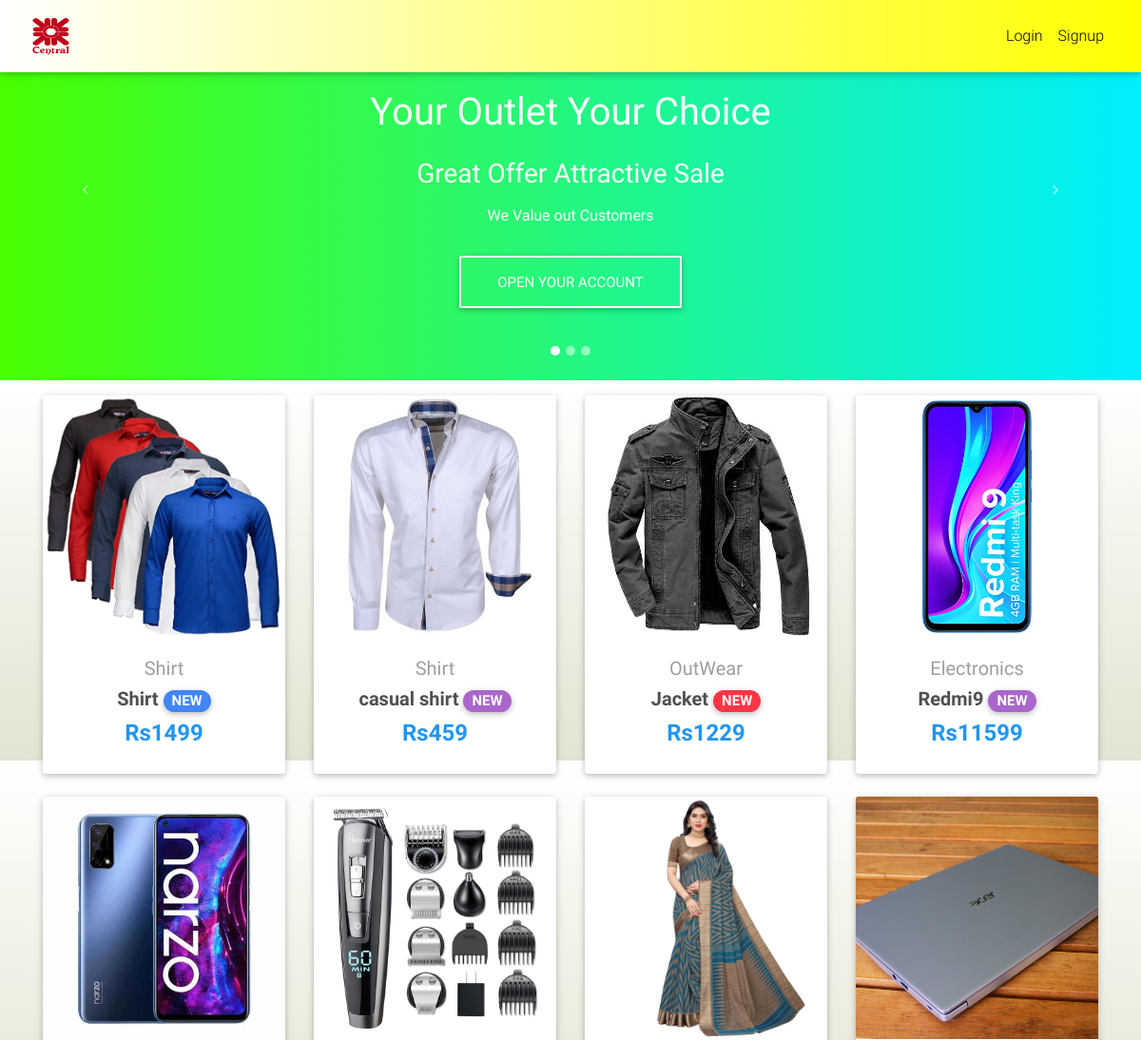
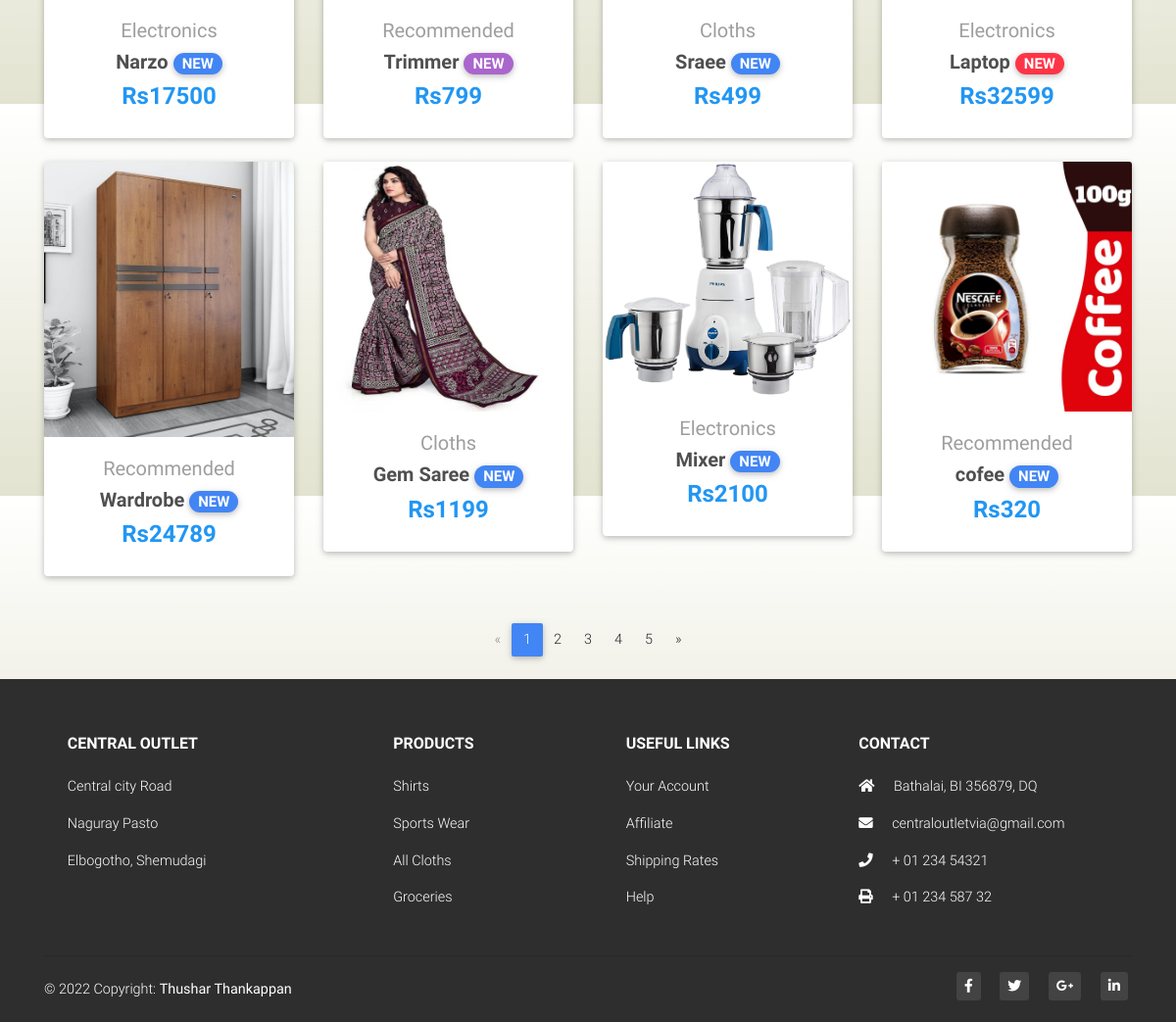
The page / on the database its author committed (2 pictures, top to bottom).
### buyapp/models.py (models this page shows, shortened)
class Item(models.Model):
    title = models.CharField(max_length=200)
    price = models.IntegerField()
    discount_price = models.IntegerField(blank=True, null=True)
    slug = models.SlugField()
    status = models.CharField(max_length=200)
    category = models.CharField(choices=CATEGORY_CHOICES, max_length=2)
    label = models.CharField(choices=LABEL_CHOICES, max_length=2)
    description = models.TextField()
    image = models.ImageField(default='default.jpg', upload_to='productImages')

### buyapp/views.py (the view)
# urls.py: path('', HomeView.as_view(), name='home'),
class HomeView(ListView):
    model = Item
    template_name = 'home.html'

### templates/home.html (shortened to what this page needs)
{% extends 'base.html' %}
{% block content %}
<div id="carousel-example-1z" class="carousel slide pt-4" data-ride="carousel">
  <ol class="carousel-indicators">
    <li data-target="#carousel-example-1z" data-slide-to="0" class="active"></li>
    <li data-target="#carousel-example-1z" data-slide-to="1"></li>
    <li data-target="#carousel-example-1z" data-slide-to="2"></li>
  </ol>
  <div class="carousel-inner" role="listbox">
    <div class="carousel-item active">
      <div class="view" style="background-image: linear-gradient(to right, rgb(72, 255, 0) , rgb(0, 238, 255)) ; background-repeat: no-repeat; background-size: cover;">
        <div class="mask d-flex justify-content-center align-items-center">
          <div class="text-center white-text mx-5 wow fadeIn">
            <h1 class="mb-4">
              <strong>Your Outlet Your Choice</strong>
            </h1>
            <p>
              <h3><strong>Great Offer Attractive Sale</strong></h3>
            </p>
            <p class="mb-4 d-none d-md-block">
              <strong>We Value out Customers</strong>
            </p>
            <a target="_blank" href="{% url 'account_signup' %}" class="btn btn-outline-white btn-lg"> Open your Account
            </a>
          </div>
        </div>
      </div>
    </div>
  </div>
  <a class="carousel-control-prev" href="#carousel-example-1z" role="button" data-slide="prev">
    <span class="carousel-control-prev-icon" aria-hidden="true"></span>
  </a>
  <a class="carousel-control-next" href="#carousel-example-1z" role="button" data-slide="next">
    <span class="carousel-control-next-icon" aria-hidden="true"></span>
  </a>
</div>
<main>
  <div class="container">
    <section class="text-center mb-4 mt-3">
      <div class="row wow fadeIn">
        {% for object in object_list %}
        <div class="col-lg-3 col-md-6 mb-4">
          <div class="card">
            <div class="view overlay">
              <img src="{{object.image.url}}" class="card-img-top"
                alt="">
            </div>
            <div class="card-body text-center">
              <a href="" class="grey-text">
                <h5>{{object.get_category_display}}</h5>
              </a>
              <h5>
                <strong>
                  <a href="{% url 'product' object.slug %}" class="dark-grey-text">{{object.title}}
                    <span class="badge badge-pill {{object.get_label_display}}-color">NEW</span>
                  </a>
                </strong>
              </h5>
              <h4 class="font-weight-bold blue-text">
                {% if object.discount_price %}
                <strong>Rs{{object.discount_price}}</strong>
                {% else %}
                  <strong>Rs{{object.price}}</strong>
                {% endif %}
              </h4>
            </div>
          </div>
        </div>
        {% endfor %}
      </div>
    </section>
    <nav class="d-flex justify-content-center wow fadeIn">
      <ul class="pagination pg-blue">
        <li class="page-item disabled">
          <a class="page-link" href="#" aria-label="Previous">
            <span aria-hidden="true">&laquo;</span>
          </a>
        </li>
        <li class="page-item active">
          <a class="page-link" href="#">1
          </a>
        </li>
        <li class="page-item">
          <a class="page-link" href="#">2</a>
        </li>
        <li class="page-item">
          <a class="page-link" href="#">3</a>
        </li>
        <li class="page-item">
          <a class="page-link" href="#">4</a>
        </li>
        <li class="page-item">
          <a class="page-link" href="#">5</a>
        </li>
        <li class="page-item">
          <a class="page-link" href="#" aria-label="Next">
            <span aria-hidden="true">&raquo;</span>
          </a>
        </li>
      </ul>
    </nav>
  </div>
</main>
{% endblock content %}

### templates/base.html (shortened to what this page needs)
{% load static %}
{% load cart_template_tags %}
<!DOCTYPE html>
<html lang="en">
<head>
  <link rel="stylesheet" href="https://use.fontawesome.com/releases/v5.11.2/css/all.css">
  <link href="{% static 'css/bootstrap.min.css' %}" rel="stylesheet">
  <link href="{% static 'css/mdb.min.css' %}" rel="stylesheet">
  <link href="{% static 'css/style.min.css' %}" rel="stylesheet">
</head>
<body>
<nav class="navbar fixed-top navbar-expand-lg navbar-light white scrolling-navbar" style="background-image: linear-gradient(to right, white , yellow)">
  <div class="container-fluid">
      <a class="navbar-brand waves-effect" href="{% url 'home' %}">
        <img class="ml-0 pl-0" style="height: 42px;width: 45px;" src="{% static 'Central_logo.png' %}" alt="Logo">
      </a>
      <div class="collapse navbar-collapse" id="navbarSupportedContent">
      <ul class="navbar-nav nav-flex-icons">
        {% if request.user.is_authenticated %}
          <li class="nav-item">
            <a class="nav-link waves-effect" href="#">Hello, {{request.user.username}}
            </a>
          </li>
          <li class="nav-item">
          <a href="{% url 'order_summary' %}" class="nav-link waves-effect">
              <span class="badge red z-depth-1 mr-1">{{request.user|cart_item_count}}</span>
              <i class="fas fa-shopping-cart"></i>
              <span class="clearfix d-none d-sm-inline-block"> Cart </span>
          </a>
          </li>
          <li class="nav-item">
            <a class="nav-link waves-effect" href="{% url 'account_logout' %}">Logout
            </a>
          </li>
        {% else %}
          <li class="nav-item">
            <a class="nav-link waves-effect" href="{% url 'account_login' %}">Login
            </a>
          </li>
          <li class="nav-item">
            <a class="nav-link waves-effect" href="{% url 'account_signup' %}">Signup
            </a>
          </li>
        {% endif %}
      </ul>
      </div>
  </div>
</nav>
{% block content %}
{% endblock content %}
<footer class="page-footer font-small elegant-color pt-4">
  <div class="container text-center text-md-left">
    <div class="row text-center text-md-left mt-3 pb-3">
      <div class="col-md-3 col-lg-3 col-xl-3 mx-auto mt-3">
        <h6 class="text-uppercase mb-4 font-weight-bold">Central Outlet</h6>
        <p>Central city Road</p>
        <p>Naguray Pasto</p>
        <p>Elbogotho, Shemudagi</p>
      </div>
      <div class="col-md-2 col-lg-2 col-xl-2 mx-auto mt-3">
        <h6 class="text-uppercase mb-4 font-weight-bold">Products</h6>
        <p>
          <a href="#!">Shirts</a>
        </p>
        <p>
          <a href="#!">Sports Wear</a>
        </p>
        <p>
          <a href="#!">All Cloths</a>
        </p>
        <p>
          <a href="#!">Groceries</a>
        </p>
      </div>
      <div class="col-md-3 col-lg-2 col-xl-2 mx-auto mt-3">
        <h6 class="text-uppercase mb-4 font-weight-bold">Useful links</h6>
        <p>
          <a href="#!">Your Account</a>
        </p>
        <p>
          <a href="#!">Affiliate</a>
        </p>
        <p>
          <a href="#!">Shipping Rates</a>
        </p>
        <p>
          <a href="#!">Help</a>
        </p>
      </div>
      <div class="col-md-4 col-lg-3 col-xl-3 mx-auto mt-3">
        <h6 class="text-uppercase mb-4 font-weight-bold">Contact</h6>
        <p>
          <i class="fas fa-home mr-3"></i> Bathalai, BI 356879, DQ</p>
        <p>
          <i class="fas fa-envelope mr-3"></i> centraloutletvia@gmail.com</p>
        <p>
          <i class="fas fa-phone mr-3"></i> + 01 234 54321</p>
        <p>
          <i class="fas fa-print mr-3"></i> + 01 234 587 32</p>
      </div>
    </div>
    <hr>
    <div class="row d-flex align-items-center">
      <div class="col-md-7 col-lg-8">
        <p class="text-center text-md-left">© 2022 Copyright:
          <a href="https://mdbootstrap.com/">
            <strong> Thushar Thankappan</strong>
          </a>
        </p>
      </div>
      <div class="col-md-5 col-lg-4 ml-lg-0">
        <div class="text-center text-md-right">
          <ul class="list-unstyled list-inline">
            <li class="list-inline-item">
              <a class="btn-floating btn-sm rgba-white-slight mx-1">
                <i class="fab fa-facebook-f"></i>
              </a>
            </li>
            <li class="list-inline-item">
              <a class="btn-floating btn-sm rgba-white-slight mx-1">
                <i class="fab fa-twitter"></i>
              </a>
            </li>
            <li class="list-inline-item">
              <a class="btn-floating btn-sm rgba-white-slight mx-1">
                <i class="fab fa-google-plus-g"></i>
              </a>
            </li>
            <li class="list-inline-item">
              <a class="btn-floating btn-sm rgba-white-slight mx-1">
                <i class="fab fa-linkedin-in"></i>
              </a>
            </li>
          </ul>
        </div>
      </div>
    </div>
  </div>
</footer>
</body>
</html>

### templates/base.html (style rules this page uses)
body { background-image: linear-gradient(to bottom, white , rgba(189, 189, 145, 0.418)); }
html, body, header, .carousel { height: 50vh; }

### rows shown on the page
Item: image (picture), category "Shirt", title "Shirt", discount_price "1499"
Item: image (picture), category "Shirt", title "casual shirt", discount_price "459"
Item: image (picture), category "OutWear", title "Jacket", discount_price "1229"
Item: image (picture), category "Electronics", title "Redmi9", discount_price "11599"
Item: image (picture), category "Electronics", title "Narzo", discount_price "17500"
Item: image (picture), category "Recommended", title "Trimmer", discount_price "799"
Item: image (picture), category "Cloths", title "Sraee", discount_price "499"
Item: image (picture), category "Electronics", title "Laptop", discount_price "32599"
Item: image (picture), category "Recommended", title "Wardrobe", discount_price "24789"
Item: image (picture), category "Cloths", title "Gem Saree", discount_price "1199"
Item: image (picture), category "Electronics", title "Mixer", discount_price "2100"
Item: image (picture), category "Recommended", title "cofee", discount_price "320"
